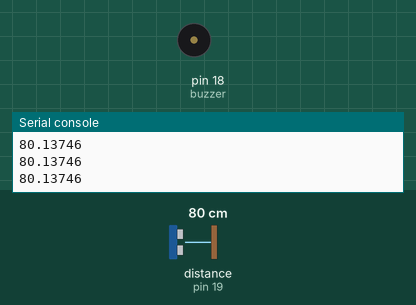
A program run on a simulated MicroPython board. On the bench: buzzer (waves = sounding, pin HIGH), the last lines printed to the serial console. Inputs (shaded band) come from the test bench; at power-on: distance to the obstacle (sensor on pin 19) 80 cm. The echo pulse lasts 58.3 µs per cm; library files of the repository ran but are not shown: hcsr04.py; pins used as bus, display or sensor lines are not drawn.

Above: at 1.2 s.
1.3 s: distance to the obstacle (sensor on pin 19) set to 53 cm
2.8 s: distance to the obstacle (sensor on pin 19) set to 46 cm
At 3.6 s:
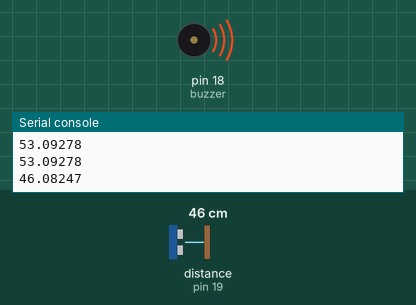
5.8 s: distance to the obstacle (sensor on pin 19) set to 7 cm
8.8 s: distance to the obstacle (sensor on pin 19) set to 4 cm
At 10.0 s:
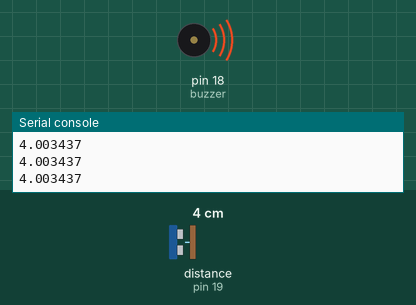
10.3 s: distance to the obstacle (sensor on pin 19) set to 9 cm
At 11.08 s:
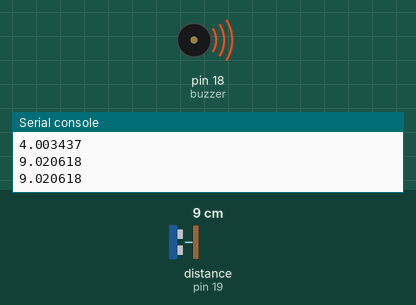
Timing chart, 0 to 14.3 s (numbered marks = the images above; inputs shaded):
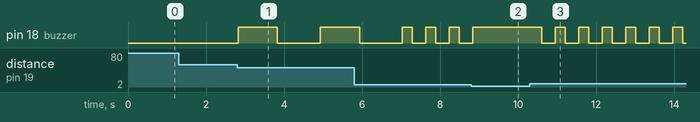

The program:

sensor_de_re_funcao.py
```python
from hcsr04 import HCSR04
from machine import Pin
from time import sleep

buzzer = Pin(18, Pin.OUT)
sensor = HCSR04(trigger_pin=21, echo_pin=19, echo_timeout_us=10000)

def toca_buzzer (time):
    buzzer.on()
    sleep(time)
    buzzer.off()
    sleep(time)

while True:
    distancia = sensor.distance_cm()
    print(distancia)

    if 0 < distancia <= 6: #quando não tem leitura, o sensor retorna valores menores que zero
        buzzer.on()
    elif 5 < distancia <= 10:
        toca_buzzer(0.25)
    elif 10 < distancia <= 25:
        toca_buzzer(0.5)
    elif 25 < distancia <= 50:
        toca_buzzer(1)
    else:
        buzzer.off()

    sleep(0.1)
```

Measured:
- the behaviour switches between 50 and 49 cm on distance to the obstacle (sensor on pin 19) (found by bisection; images 0 and 1)
- after the input at 2.8 s, pin 18 (buzzer): LOW → HIGH at once, → LOW 1.0 s later, → HIGH 1.1 s later
- after the input at 8.8 s, pin 18 (buzzer): goes on until 8.8 s, then stays HIGH
- after the input at 10.3 s, pin 18 (buzzer): alternates HIGH for 0.25 s and LOW for 0.35 s, starting after 0.30 s
